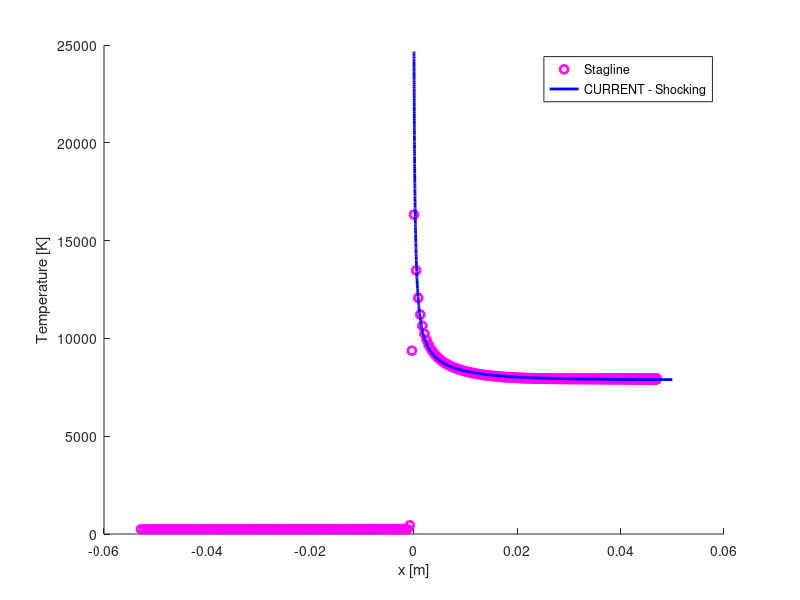
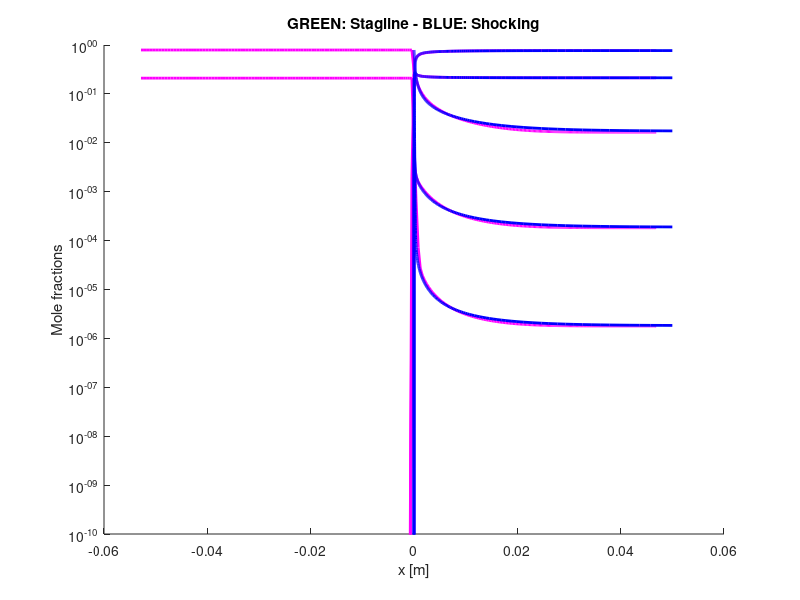
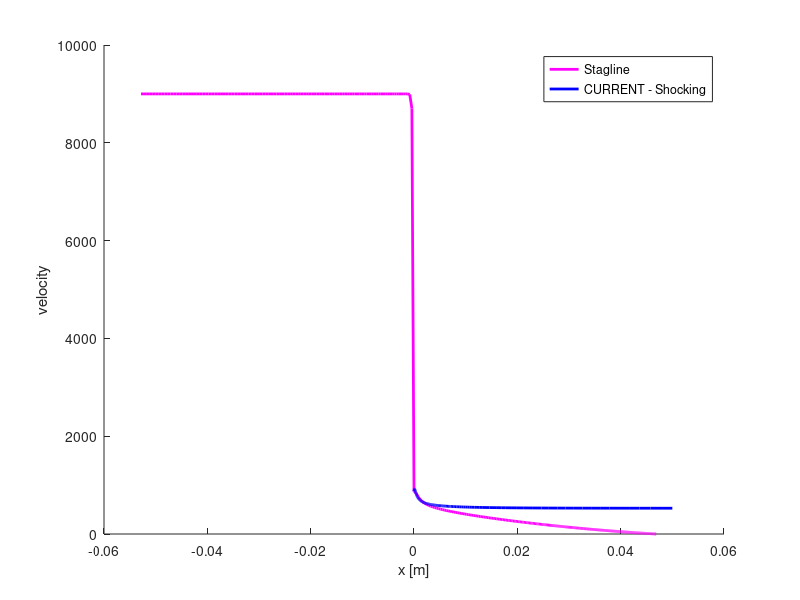

The MATLAB script that drew these images, in order:
close all
clear
clc

% Load the solution
dd = load('stagline_result.dat');

xx = dd(end:-1:1,1);
uu = -dd(end:-1:1,2); % U is inverted in stagline
TT = dd(end:-1:1,4);
Xi = dd(end:-1:1,9:13);

% Load shocking result
dd_S = load('shocking_output.dat');

xx_S = dd_S(:,1);
Xi_S = dd_S(:,2:end-2);
uu_S = dd_S(:,end-1);
TT_S = dd_S(:,end);

% Detect position where the shock starts
posStart = find(TT > 1.1*TT(1));
posStart = posStart(3);

% Rescale position
xx = xx(posStart)-xx;

% PLOT
figure
hold on
plot(xx, TT, 'om', 'linewidth', 2)
plot(xx_S, TT_S, 'b', 'linewidth', 2)
legend('Stagline', 'CURRENT - Shocking')
ylabel('Temperature [K]')
xlabel('x [m]')

print('Temp.png')

% ---
figure
hold on
semilogy(xx, Xi, 'm', 'linewidth', 2)
semilogy(xx_S, Xi_S, 'b', 'linewidth', 2)
title('GREEN: Stagline - BLUE: Shocking')
ylabel('Mole fractions')
xlabel('x [m]')
ylim([1e-10, 1])

print('Xi.png')

% ---
figure
hold on
plot(xx, uu, 'm', 'linewidth', 2)
plot(xx_S, uu_S, 'b', 'linewidth', 2)
legend('Stagline', 'CURRENT - Shocking')
ylabel('velocity')
xlabel('x [m]')

print('Velocity.png')

fprintf('=====>  Press RETURN to quit  <=====\n')
pause()
